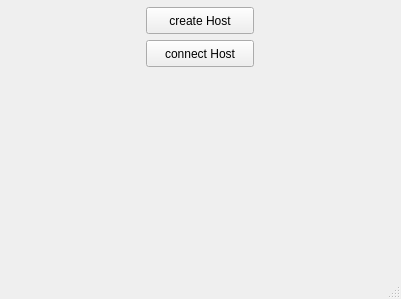
<?xml version="1.0" encoding="UTF-8"?>
<ui version="4.0">
 <class>MainWindow</class>
 <widget class="QMainWindow" name="MainWindow">
  <property name="geometry">
   <rect>
    <x>0</x>
    <y>0</y>
    <width>401</width>
    <height>299</height>
   </rect>
  </property>
  <property name="windowTitle">
   <string>Qthello</string>
  </property>
  <widget class="QWidget" name="centralWidget">
   <widget class="QWidget" name="gridLayoutWidget">
    <property name="geometry">
     <rect>
      <x>0</x>
      <y>0</y>
      <width>401</width>
      <height>251</height>
     </rect>
    </property>
    <layout class="QGridLayout" name="gridLayout">
     <property name="leftMargin">
      <number>7</number>
     </property>
     <property name="topMargin">
      <number>7</number>
     </property>
     <property name="rightMargin">
      <number>7</number>
     </property>
     <property name="bottomMargin">
      <number>7</number>
     </property>
     <item row="0" column="1">
      <layout class="QVBoxLayout" name="buttonsLayout">
       <item>
        <layout class="QVBoxLayout" name="buttonLayout">
         <item>
          <widget class="QPushButton" name="createHost">
           <property name="sizePolicy">
            <sizepolicy hsizetype="Fixed" vsizetype="Fixed">
             <horstretch>0</horstretch>
             <verstretch>0</verstretch>
            </sizepolicy>
           </property>
           <property name="minimumSize">
            <size>
             <width>108</width>
             <height>27</height>
            </size>
           </property>
           <property name="maximumSize">
            <size>
             <width>108</width>
             <height>27</height>
            </size>
           </property>
           <property name="text">
            <string>create Host</string>
           </property>
          </widget>
         </item>
         <item>
          <widget class="QPushButton" name="connectHost">
           <property name="sizePolicy">
            <sizepolicy hsizetype="Fixed" vsizetype="Fixed">
             <horstretch>0</horstretch>
             <verstretch>0</verstretch>
            </sizepolicy>
           </property>
           <property name="minimumSize">
            <size>
             <width>108</width>
             <height>27</height>
            </size>
           </property>
           <property name="maximumSize">
            <size>
             <width>108</width>
             <height>27</height>
            </size>
           </property>
           <property name="text">
            <string>connect Host</string>
           </property>
          </widget>
         </item>
        </layout>
       </item>
       <item>
        <spacer name="verticalSpacer">
         <property name="orientation">
          <enum>Qt::Vertical</enum>
         </property>
         <property name="sizeHint" stdset="0">
          <size>
           <width>20</width>
           <height>40</height>
          </size>
         </property>
        </spacer>
       </item>
      </layout>
     </item>
     <item row="0" column="0">
      <layout class="QGridLayout" name="chessLayout"/>
     </item>
    </layout>
   </widget>
  </widget>
  <widget class="QMenuBar" name="menuBar">
   <property name="geometry">
    <rect>
     <x>0</x>
     <y>0</y>
     <width>401</width>
     <height>25</height>
    </rect>
   </property>
  </widget>
  <widget class="QStatusBar" name="statusBar"/>
 </widget>
 <layoutdefault spacing="6" margin="11"/>
 <resources/>
 <connections/>
</ui>
